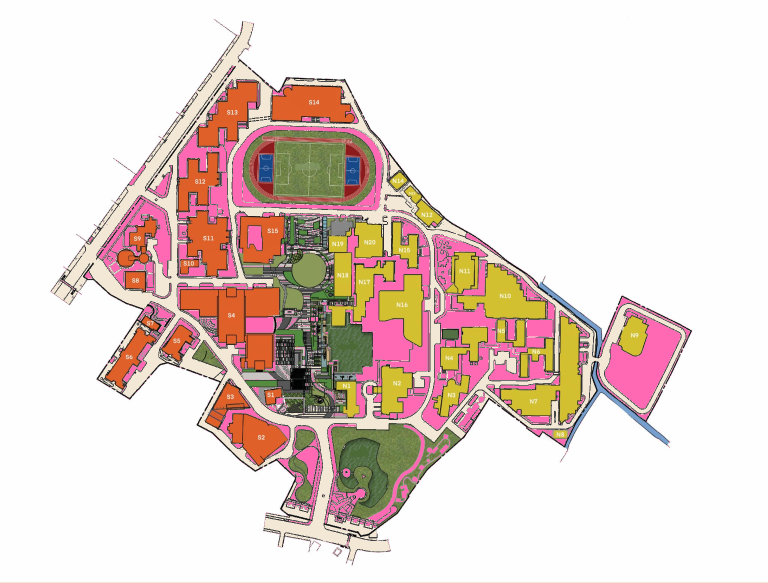
#> input picture images/filtered_kmutt.png, 1536 x 1165 px, found by its file name (shown at 1/2 size)
$ python path_part3.py
#> lines starting #> are read from the running program, lines starting #| are printed output that depends on the picture; after the words box and inside, x2 and y2 are one past the last pixel; in counts of white or black regions, pixels touching at a corner belong together
import cv2
import numpy as np
import heapq
import time
import math
import random
import datetime
from collections import deque

# ระบุพาทไฟล์รูปภาพของคุณ
image = cv2.imread(r"/home/isaac/fra532-lab3-planning-por-wa/images/filtered_kmutt.png")
#> image is the input picture: shape (1165, 1536, 3); mean B, G, R 208.6, 214.7, 230.4

scale_percent = 100
width = int(image.shape[1] * scale_percent / 100)
#> width = 1536
height = int(image.shape[0] * scale_percent / 100)
#> height = 1165
resized_image = cv2.resize(image, (width, height))

# =========================
# GLOBAL
# =========================
use_gvd = True
algorithm = "astar"  # "astar", "best_first", "bfs"
only_beige = False
is_running = False   # ป้องกันการคลิกซ้อนขณะวาดเส้นแอนิเมชัน

# ✨ กำหนดพิกัดเริ่มต้นตามที่ระบุ
start_point = (1241, 657)
end_point = (486, 785)
all_paths = []

# ✨ กำหนดประตูเริ่มต้นตามที่ระบุ
doors = [(1004, 800), (1163, 765)]
door_map = np.zeros((height, width), dtype=np.uint8)

# วาดประตูเริ่มต้นลงใน door_map
for d in doors:
    cv2.circle(door_map, d, 5, 255, -1)
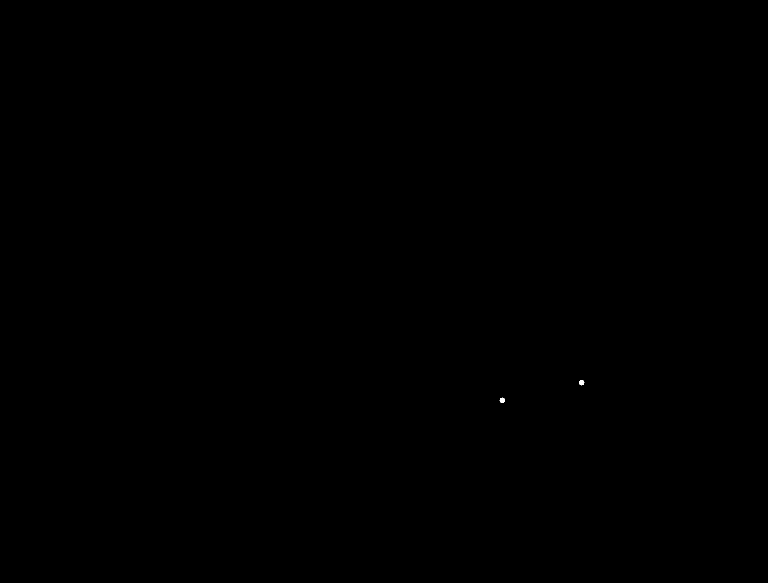
#> door_map: shape (1165, 1536) (shown at 1/2 size); 0.01% white; 2 white regions, box (x1, y1, x2, y2) and area: (1158, 760, 1169, 771) 81, (999, 795, 1010, 806) 81

# ค่า Penalty เริ่มต้น
crosspenalty = 1
buildingpenalty = 1
doorpenalty = 10

# ขยับพิกัด UI สำหรับหน้าต่าง Control Panel
checkbox_pos = (20, 30)
astar_checkbox_pos = (20, 70)
best_first_checkbox_pos = (20, 110)
bfs_checkbox_pos = (20, 150)
beige_checkbox_pos = (20, 190)

# ตำแหน่งปุ่ม 4 ปุ่ม
run_btn_pos = (20, 240)
clear_paths_btn_pos = (20, 290)
clear_poses_btn_pos = (20, 340)
clear_doors_btn_pos = (20, 390)
checkbox_size = 20

# =====================================================================
def get_pixel_type(color):
    b, g, r = int(color[0]), int(color[1]), int(color[2])

    if abs(b - 213) < 15 and abs(g - 232) < 15 and abs(r - 242) < 15:
        return "BEIGE"
    if abs(b - 180) < 20 and abs(g - 105) < 20 and abs(r - 255) < 20:
        return "PINK"

    # สีตึกส้ม RGB(226, 95, 43) -> BGR(43, 95, 226)
    if abs(b - 43) < 20 and abs(g - 95) < 20 and abs(r - 226) < 20:
        return "BUILDING"
    # สีตึกเหลือง RGB(211, 193, 49) -> BGR(49, 193, 211)
    if abs(b - 49) < 20 and abs(g - 193) < 20 and abs(r - 211) < 20:
        return "BUILDING"

    return "WALL"

# =====================================================================
def compute_distance_map(img):
    rows, cols = img.shape[:2]
    binary = np.zeros((rows, cols), dtype=np.uint8)
    for y in range(rows):
        for x in range(cols):
            if get_pixel_type(img[y, x]) != "WALL":
                binary[y, x] = 255
    dist = cv2.distanceTransform(binary, cv2.DIST_L2, 5)
    dist = cv2.normalize(dist, None, 0, 1.0, cv2.NORM_MINMAX)
    return dist

# [273 lines left out: functions compute_path_distance, find_path_astar, find_path_best_first, find_path_bfs, get_path_color_info, not called in this run]

# =====================================================================
def draw_control_panel():
    panel = np.ones((450, 260, 3), dtype=np.uint8) * 240
    size = checkbox_size

    buttons = [
        (checkbox_pos, use_gvd, "Use GVD"),
        (astar_checkbox_pos, algorithm == "astar", "A*"),
        (best_first_checkbox_pos, algorithm == "best_first", "Best-First"),
        (bfs_checkbox_pos, algorithm == "bfs", "BFS"),
        (beige_checkbox_pos, only_beige, "Only Beige (All)"),
    ]

    for pos, is_checked, label in buttons:
        x, y = pos
        cv2.rectangle(panel, (x, y), (x+size, y+size), (0, 0, 0), 2)
        if is_checked:
            cv2.line(panel, (x, y), (x+size, y+size), (0, 0, 0), 2)
            cv2.line(panel, (x+size, y), (x, y+size), (0, 0, 0), 2)
        cv2.putText(panel, label, (x + size + 15, y + size - 4), cv2.FONT_HERSHEY_SIMPLEX, 0.6, (0,0,0), 1, cv2.LINE_AA)

    run_color = (0, 180, 0) if not is_running else (150, 150, 150)
    clear1_color = (0, 140, 255) if not is_running else (150, 150, 150)
    clear2_color = (0, 0, 200) if not is_running else (150, 150, 150)
    clear3_color = (0, 100, 220) if not is_running else (150, 150, 150)

    cx0, cy0 = run_btn_pos
    cv2.rectangle(panel, (cx0, cy0), (cx0 + 220, cy0 + 35), run_color, -1)
    cv2.putText(panel, "Run Algorithm", (cx0 + 45, cy0 + 23), cv2.FONT_HERSHEY_SIMPLEX, 0.6, (255, 255, 255), 1, cv2.LINE_AA)

    cx1, cy1 = clear_paths_btn_pos
    cv2.rectangle(panel, (cx1, cy1), (cx1 + 220, cy1 + 35), clear1_color, -1)
    cv2.putText(panel, "Clear Paths Only", (cx1 + 40, cy1 + 23), cv2.FONT_HERSHEY_SIMPLEX, 0.6, (255, 255, 255), 1, cv2.LINE_AA)

    cx2, cy2 = clear_poses_btn_pos
    cv2.rectangle(panel, (cx2, cy2), (cx2 + 220, cy2 + 35), clear2_color, -1)
    cv2.putText(panel, "Clear Start/Goal", (cx2 + 40, cy2 + 23), cv2.FONT_HERSHEY_SIMPLEX, 0.6, (255, 255, 255), 1, cv2.LINE_AA)

    cx3, cy3 = clear_doors_btn_pos
    cv2.rectangle(panel, (cx3, cy3), (cx3 + 220, cy3 + 35), clear3_color, -1)
    cv2.putText(panel, "Clear Doors", (cx3 + 60, cy3 + 23), cv2.FONT_HERSHEY_SIMPLEX, 0.6, (255, 255, 255), 1, cv2.LINE_AA)

    cv2.imshow("Control Panel", panel)

# =====================================================================
def redraw_map():
    display = resized_image.copy()
    line_thickness = 2

    for p_data in all_paths:
        color = p_data["color"]
        path_points = np.array(p_data["path"], np.int32)

        if len(path_points) > 1:
            path_points = path_points.reshape((-1, 1, 2))
            cv2.polylines(display, [path_points], isClosed=False, color=color, thickness=line_thickness)
        elif len(path_points) == 1:
            cv2.circle(display, tuple(path_points[0]), line_thickness, color, -1)

    for d in doors:
        cv2.circle(display, d, 6, (0, 0, 0), -1)
        cv2.circle(display, d, 4, (255, 255, 255), -1)

    if start_point: cv2.circle(display, start_point, 6, (0, 255, 0), -1)
    if end_point: cv2.circle(display, end_point, 6, (0, 255, 255), -1)

    cv2.imshow("Map Navigation", display)

# =====================================================================
# [100 lines left out: functions animate_path, calculate_and_add_path, not called in this run]

# =====================================================================
distance_map = compute_distance_map(resized_image)
#> after the loop in compute_distance_map, `for y in range(rows):`:
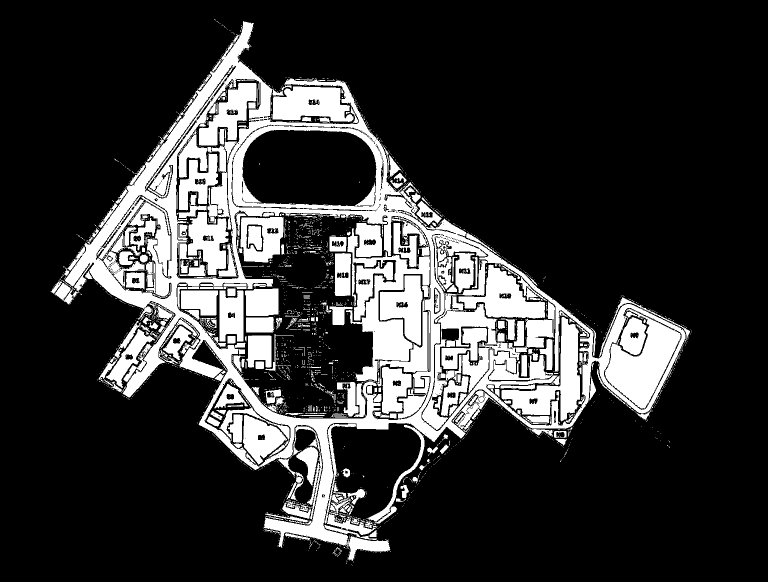
#> binary: shape (1165, 1536) (shown at 1/2 size); 20.4% white; 2695 white regions (2408 under 20 px), largest, box (x1, y1, x2, y2) and area: (122, 42, 1380, 1122) 172263, (692, 457, 860, 763) 13897, (1003, 634, 1160, 843) 10821
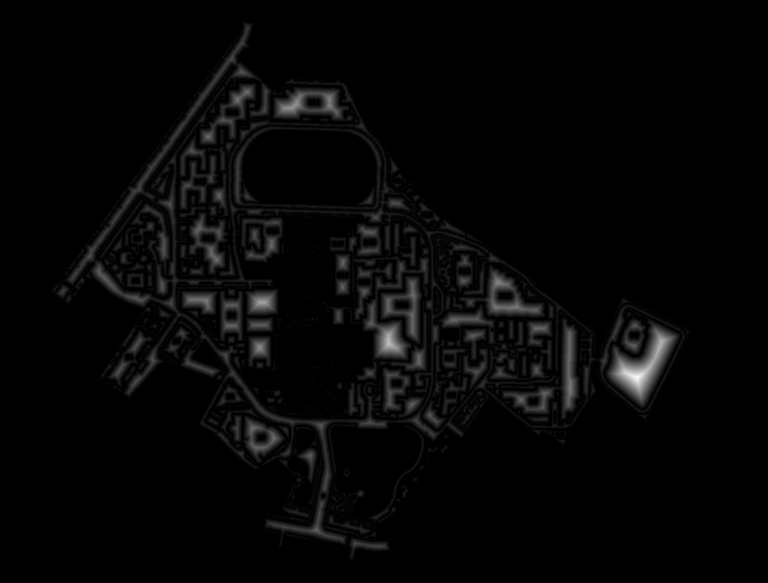
#> distance_map: shape (1165, 1536) float32 (shown at 1/2 size); min 0, max 1, mean 0.0238

# [81 lines left out: functions control_click_event, map_click_event, not called in this run]

# =====================================================================
# Callback สำหรับ Trackbar
def on_cross_trackbar(val):
    global crosspenalty
    crosspenalty = val

def on_bldg_trackbar(val):
    global buildingpenalty
    buildingpenalty = val

def on_door_trackbar(val):
    global doorpenalty
    doorpenalty = val

# =====================================================================

cv2.namedWindow("Map Navigation")
cv2.setMouseCallback("Map Navigation", map_click_event)

cv2.namedWindow("Control Panel")
cv2.setMouseCallback("Control Panel", control_click_event)

cv2.createTrackbar("Cross Pen", "Control Panel", crosspenalty, 50, on_cross_trackbar)
cv2.createTrackbar("Bldg Pen", "Control Panel", buildingpenalty, 50, on_bldg_trackbar)
cv2.createTrackbar("Door Pen", "Control Panel", doorpenalty, 50, on_door_trackbar)

print("\n=== การใช้งานเมาส์และ UI ===")
print("จุดเริ่มต้น (Start), จุดหมาย (Goal), และประตู (Door) ถูกตั้งค่าเริ่มต้นให้แล้วครับ!")
print("คลิกขวา (Right Click)  : ตั้งค่าจุดเริ่มต้น (Start) ใหม่")
print("คลิกกลาง (Middle Click): เพิ่มจุดประตูเชื่อม (Door) ใหม่")
print("คลิกซ้าย (Left Click)   : ตั้งค่าจุดหมายปลายทาง (Goal) ใหม่")
print("Trackbar               : ปรับค่า Penalty ด้านล่างหน้าต่าง Control Panel")
print("======================\n")

redraw_map()
#> after the loop in redraw_map, `for d in doors:`: display: shape (1165, 1536, 3); 0.01% of pixels changed, all inside (x1, y1, x2, y2) = (998, 759, 1170, 807)
#> in redraw_map, `if start_point: cv2.circle(display, start_point, 6, (0, 255, 0), -1)`: display: shape (1165, 1536, 3); mean B, G, R 208.6, 214.7, 230.4
#> in redraw_map, `if end_point: cv2.circle(display, end_point, 6, (0, 255, 255), -1)`: display: shape (1165, 1536, 3); mean B, G, R 208.6, 214.7, 230.4
draw_control_panel()
#> after the loop in draw_control_panel, `for pos, is_checked, label in buttons:`:
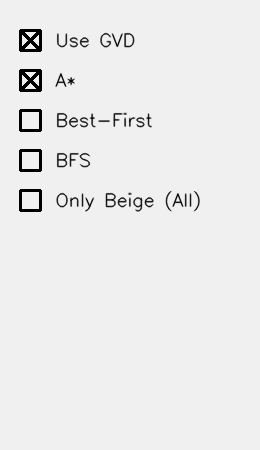
#> panel: shape (450, 260, 3); min 0, max 240, mean 234.6
#> in draw_control_panel, `cv2.putText(panel, "Clear Doors", (cx3 + 60, cy3 + 23), cv2.FONT_HERSH..`:
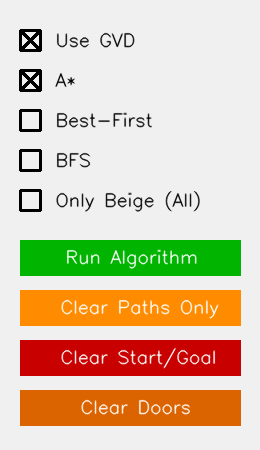
#> panel: shape (450, 260, 3); mean of channels 0, 1, 2 172.7, 199.9, 216.3; drawn as B, G, R

cv2.waitKey(0)
cv2.destroyAllWindows()
